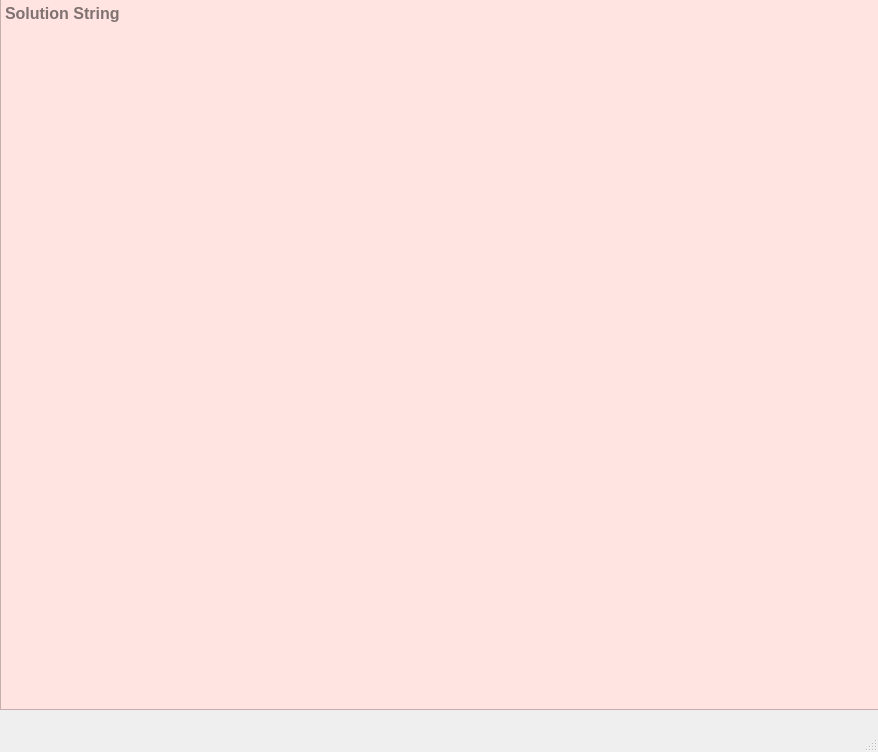
<?xml version="1.0" encoding="UTF-8"?>
<ui version="4.0">
 <class>SolutionWindow</class>
 <widget class="QMainWindow" name="SolutionWindow">
  <property name="geometry">
   <rect>
    <x>0</x>
    <y>0</y>
    <width>878</width>
    <height>752</height>
   </rect>
  </property>
  <property name="sizePolicy">
   <sizepolicy hsizetype="Expanding" vsizetype="Expanding">
    <horstretch>0</horstretch>
    <verstretch>0</verstretch>
   </sizepolicy>
  </property>
  <property name="windowTitle">
   <string>MainWindow</string>
  </property>
  <widget class="QWidget" name="centralwidget">
   <property name="sizePolicy">
    <sizepolicy hsizetype="Expanding" vsizetype="Expanding">
     <horstretch>0</horstretch>
     <verstretch>0</verstretch>
    </sizepolicy>
   </property>
   <widget class="QWidget" name="widget" native="true">
    <property name="geometry">
     <rect>
      <x>-20</x>
      <y>-11</y>
      <width>1131</width>
      <height>731</height>
     </rect>
    </property>
    <property name="sizePolicy">
     <sizepolicy hsizetype="Expanding" vsizetype="Expanding">
      <horstretch>0</horstretch>
      <verstretch>0</verstretch>
     </sizepolicy>
    </property>
    <widget class="QTextBrowser" name="solutionString">
     <property name="geometry">
      <rect>
       <x>20</x>
       <y>10</y>
       <width>881</width>
       <height>711</height>
      </rect>
     </property>
     <property name="font">
      <font>
       <family>Arial</family>
       <pointsize>-1</pointsize>
       <italic>false</italic>
       <bold>true</bold>
      </font>
     </property>
     <property name="styleSheet">
      <string notr="true"> QTextBrowser {
        background-color: #ffe4e1; /* Light pink */
        color: #000000; /* Black text */
        font: 16px Arial;
		font-weight: bold;    
}</string>
     </property>
     <property name="markdown">
      <string/>
     </property>
     <property name="html">
      <string>&lt;!DOCTYPE HTML PUBLIC &quot;-//W3C//DTD HTML 4.0//EN&quot; &quot;http://www.w3.org/TR/REC-html40/strict.dtd&quot;&gt;
&lt;html&gt;&lt;head&gt;&lt;meta name=&quot;qrichtext&quot; content=&quot;1&quot; /&gt;&lt;meta charset=&quot;utf-8&quot; /&gt;&lt;style type=&quot;text/css&quot;&gt;
p, li { white-space: pre-wrap; }
hr { height: 1px; border-width: 0; }
li.unchecked::marker { content: &quot;\2610&quot;; }
li.checked::marker { content: &quot;\2612&quot;; }
&lt;/style&gt;&lt;/head&gt;&lt;body style=&quot; font-family:'Arial'; font-size:16px; font-weight:700; font-style:normal;&quot;&gt;
&lt;p style=&quot;-qt-paragraph-type:empty; margin-top:0px; margin-bottom:0px; margin-left:0px; margin-right:0px; -qt-block-indent:0; text-indent:0px; font-size:12px; font-weight:400;&quot;&gt;&lt;br /&gt;&lt;/p&gt;&lt;/body&gt;&lt;/html&gt;</string>
     </property>
     <property name="placeholderText">
      <string>Solution String</string>
     </property>
    </widget>
   </widget>
  </widget>
  <widget class="QMenuBar" name="menubar">
   <property name="geometry">
    <rect>
     <x>0</x>
     <y>0</y>
     <width>878</width>
     <height>22</height>
    </rect>
   </property>
  </widget>
  <widget class="QStatusBar" name="statusbar"/>
 </widget>
 <resources/>
 <connections/>
</ui>
